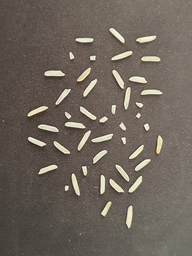
#> input picture rice_img1.png, 192 x 256 px, shrunk from 600 x 800 before the run; its folder holds only this picture in this run
$ python Assignment1.py --min_area 100 --input_filename rice_img1.png
#> lines starting #> are read from the running program, lines starting #| are printed output that depends on the picture; after the words box and inside, x2 and y2 are one past the last pixel; in counts of white or black regions, pixels touching at a corner belong together
# -*- coding: utf-8 -*-
"""
Created on Tue Sep 15 23:05:46 2020

@author:
"""

#......IMPORT .........
import argparse
import numpy as np
import cv2
import matplotlib.pyplot as plt
import matplotlib.pyplot as plt1
import matplotlib.pyplot as plt2
import matplotlib.pyplot as plt3
import statistics
import operator
import os
import glob


#Iso-data Intensity Thresholding
def task1(img1, output_folder, filename):
    gray = cv2.cvtColor(img1, cv2.COLOR_BGR2GRAY)
    meanval = cv2.mean(gray)
    initial_threshold = meanval[0]
    r_t = initial_threshold

    #calculate mean of white and black pixels
    new_threshold = 1
    iterations = []
    thresholds = []
    iterations.append(0)
    thresholds.append(initial_threshold)
    count = 0
    new_threshold = initial_threshold
    converged = False

    while(converged != True):
        img = gray.copy()
        r_t = new_threshold
        white_sum = black_sum = 0
        white_count = black_count = 0
        for i in range(img.shape[0]):
            for j in range(img.shape[1]):
                val = img[i,j]
                if val < r_t:
                    white_sum = white_sum + val
                    white_count = white_count + 1
                else:
                    black_sum = black_sum + val
                    black_count = black_count + 1
        white_mean = 0
        black_mean = 0
        if white_count != 0:
            white_mean = white_sum/white_count
        if black_count != 0:
            black_mean = black_sum/black_count
        previous_threshold = new_threshold
        new_threshold = (white_mean + black_mean) /2
        count = count + 1
        iterations.append(count)
        thresholds.append(new_threshold)
        x = abs(new_threshold - previous_threshold)
        if  x <= 0.01:
            converged = True

    r_t = new_threshold
    for x in range(gray.shape[0]):
        for y in range(gray.shape[1]):
            r = gray[x,y]
            if r < r_t:
                gray[x,y] = 255
            elif r >= r_t:
                gray[x,y] = 0

    file = filename[:-4] + '_Task1.png'
    val = round(r_t,1)
    text = 'Threshold Value ='+ str(val)

    plt.imshow(gray,'gray')
    plt.title(text)
    plt.xticks([]),plt.yticks([])
    plt.savefig(output_folder+'/'+file)
    plt.show()

    return gray, iterations, thresholds


def Median_Filter(data,size):
    x = data.shape[0]
    y = data.shape[1]
    f = size//2
    i = 0
    kernel = []
    while i < x:
        j = 0
        while j < y:
            for P1 in range(i - f, i + f + 1):
                for P2 in range(j - f, j + f + 1):
                    if ((P1 >= 0 and P1 < x) and (P2>=0 and P2< y)):
                        kernel.append(data[P1][P2])
                    else:
                        kernel.append(0)
            kernel.sort()
            pos = len(kernel)//2
            data[i][j] = kernel[pos]
            kernel = []
            j = j + 1
        i = i + 1
    return data


def task2(gray, output_folder, filename):
    filtered_image = Median_Filter(gray, 3)
    #filtered_image = cv2.medianBlur(gray, 5)
    cls = 1
    for x in range(0,filtered_image.shape[0]):
        for y in range(0,filtered_image.shape[1]):
            r = filtered_image[x][y]
            l = []
            #pixel is not the background, get its non-background neighbours
            if r == 0: #rice grain found
                if (x-1 >0 and x-1 < filtered_image.shape[0]-1) and (y-1 > 0 and y-1 < filtered_image.shape[1]-1):
                    if filtered_image[x-1][y-1] >= 0 and filtered_image[x-1][y-1] != 255:
                        l.append(filtered_image[x-1][y-1])
                if (x-1 >0 and x-1 < filtered_image.shape[0]-1) and (y > 0 and y < filtered_image.shape[1]-1):
                    if filtered_image[x-1][y] >= 0 and filtered_image[x-1][y] != 255:
                        l.append(filtered_image[x-1][y])
                if (x-1 >0 and x-1 < filtered_image.shape[0]-1) and (y+1 > 0 and y+1 < filtered_image.shape[1]-1):
                    if filtered_image[x-1][y+1] >= 0 and filtered_image[x-1][y+1] != 255:
                        l.append(filtered_image[x-1][y+1])
                if (x >0 and x < filtered_image.shape[0]-1) and (y-1 > 0 and y-1 < filtered_image.shape[1]-1):
                    if filtered_image[x][y-1] >=0 and filtered_image[x][y-1] != 255:
                        l.append(filtered_image[x][y-1])
                if (x >0 and x < filtered_image.shape[0]-1) and (y+1 > 0 and y+1 < filtered_image.shape[1]-1):
                    if filtered_image[x][y+1] >=0 and filtered_image[x][y+1] != 255:
                        l.append(filtered_image[x][y+1])
                if (x+1 >0 and x+1 < filtered_image.shape[0]-1) and (y-1 > 0 and y-1 < filtered_image.shape[1]-1):
                    if filtered_image[x+1][y-1] >=0 and filtered_image[x+1][y-1] != 255:
                        l.append(filtered_image[x+1][y-1])
                if (x+1 >0 and x+1 < filtered_image.shape[0]-1) and (y > 0 and y < filtered_image.shape[1]-1):
                    if filtered_image[x+1][y] >= 0 and filtered_image[x+1][y] != 255:
                        l.append(filtered_image[x+1][y])
                if (x+1 >0 and x+1 < filtered_image.shape[0]-1) and (y+1 > 0 and y+1 < filtered_image.shape[1]-1):
                    if filtered_image[x+1][y+1] >= 0 and filtered_image[x+1][y+1] != 255:
                        l.append(filtered_image[x+1][y+1])
                if len(l) != 0: #neighbors is empty
                    if max(l) == 0: #all black neighbors
                        filtered_image[x][y] = cls
                        cls = cls+1
                        if cls == 255:
                            cls = 256
                    else:
                        sorted_l = sorted(list(set(l)))
                        if sorted_l[0] == 0:
                            filtered_image[x][y] = sorted_l[1]
                        else:
                            filtered_image[x][y] = sorted_l[0]

    #Second Pass
    converged = False
    while converged == False:
        converged = True
        for x in range(0,filtered_image.shape[0]):
            for y in range(0,filtered_image.shape[1]):
                l = []
                if filtered_image[x][y] != 255:
                    if (x-1 >0 and x-1 < filtered_image.shape[0]-1) and (y-1 > 0 and y-1 < filtered_image.shape[1]-1):
                        if filtered_image[x-1][y-1] >= 0 and filtered_image[x-1][y-1] != 255:
                            l.append(filtered_image[x-1][y-1])
                    if (x-1 >0 and x-1 < filtered_image.shape[0]-1) and (y > 0 and y < filtered_image.shape[1]-1):
                        if filtered_image[x-1][y] >= 0 and filtered_image[x-1][y] != 255:
                            l.append(filtered_image[x-1][y])
                    if (x-1 >0 and x-1 < filtered_image.shape[0]-1) and (y+1 > 0 and y+1 < filtered_image.shape[1]-1):
                        if filtered_image[x-1][y+1] >= 0 and filtered_image[x-1][y+1] != 255:
                            l.append(filtered_image[x-1][y+1])
                    if (x >0 and x < filtered_image.shape[0]-1) and (y-1 > 0 and y-1 < filtered_image.shape[1]-1):
                        if filtered_image[x][y-1] >=0 and filtered_image[x][y-1] != 255:
                            l.append(filtered_image[x][y-1])
                    if (x >0 and x < filtered_image.shape[0]-1) and (y+1 > 0 and y+1 < filtered_image.shape[1]-1):
                        if filtered_image[x][y+1] >=0 and filtered_image[x][y+1] != 255:
                            l.append(filtered_image[x][y+1])
                    if (x+1 >0 and x+1 < filtered_image.shape[0]-1) and (y-1 > 0 and y-1 < filtered_image.shape[1]-1):
                        if filtered_image[x+1][y-1] >=0 and filtered_image[x+1][y-1] != 255:
                            l.append(filtered_image[x+1][y-1])
                    if (x+1 >0 and x+1 < filtered_image.shape[0]-1) and (y > 0 and y < filtered_image.shape[1]-1):
                        if filtered_image[x+1][y] >= 0 and filtered_image[x+1][y] != 255:
                            l.append(filtered_image[x+1][y])
                    if (x+1 >0 and x+1 < filtered_image.shape[0]-1) and (y+1 > 0 and y+1 < filtered_image.shape[1]-1):
                        if filtered_image[x+1][y+1] >= 0 and filtered_image[x+1][y+1] != 255:
                            l.append(filtered_image[x+1][y+1])
                    if len(l) != 0: #neighbors is empty
                        if filtered_image[x][y] != min(l):
                            converged = False
                            filtered_image[x][y] = min(l)
    kernels = []
    for x in range(0,filtered_image.shape[0]):
        for y in range(0,filtered_image.shape[1]):
            if filtered_image[x][y] != 255:
                kernels.append(filtered_image[x][y])

    kernel_areas = []
    unique_kernels = set(kernels)

    for k in unique_kernels:
        area = 0
        for x in range(0,filtered_image.shape[0]):
            for y in range(0,filtered_image.shape[1]):
                if filtered_image[x][y] == k:
                    area = area+1
        kernel_areas.append(area)
    #print("kernel areas ", kernel_areas)
    i = 0
    unique_kernelss = list(unique_kernels)
    unique_kernels_final = []
    for x in kernel_areas:
        if x>25:
            unique_kernels_final.append(unique_kernelss[i])
        i = i+1

    #val = round(len(set(kernels)),2)
    val = len(unique_kernels_final)
    text = "Number of rice kernels = " + str(val)
    filtered_image1 = filtered_image.copy()
    k = list(set(kernels))
    for x in range(0,filtered_image1.shape[0]):
        for y in range(0,filtered_image1.shape[1]):
            if filtered_image1[x][y] in k:
                filtered_image1[x][y] = 0

    #filtered_image_RGB = cv2.cvtColor(filtered_image1, cv2.COLOR_BGR2GRAY)
    plt1.imshow(filtered_image1, cmap='gray')
    plt1.title(text)
    plt1.xticks([]),plt.yticks([])
    file = filename[:-4] + '_Task2.png'
    plt1.savefig(output_folder+'/'+file)
    plt1.show()

    return filtered_image,kernels


def task3(kernels, filtered_image, filename, output_folder, min_area):
    kernel_areas = []
    unique_kernels = set(kernels)

    for k in unique_kernels:
        area = 0
        for x in range(0,filtered_image.shape[0]):
            for y in range(0,filtered_image.shape[1]):
                if filtered_image[x][y] == k:
                    area = area+1
        kernel_areas.append(area)

    min_area = max(kernel_areas)//2
    damaged_kernel_count = 0
    l4 = []
    total = len(kernel_areas)
    i = 0
    l5 = list(unique_kernels)
    for x in kernel_areas:
        if x<min_area:
            damaged_kernel_count = damaged_kernel_count+1
            l4.append(l5[i])
        i=i+1

    damaged_percentage = (damaged_kernel_count/total)*100
    #print("Number of damaged kernels : ", damaged_kernel_count)
    val = round(damaged_percentage,2)
    text = "Percentage of damaged kernels : " + str(val)

    #binary image excluding all damaged kernels
    for x in range(0,filtered_image.shape[0]):
        for y in range(0,filtered_image.shape[1]):
            if filtered_image[x][y] in l4:
                filtered_image[x][y] = 255

    for x in range(0,filtered_image.shape[0]):
        for y in range(0,filtered_image.shape[1]):
            if filtered_image[x][y] in l5:
                filtered_image[x][y] = 0

    #filtered_image_RGB = cv2.cvtColor(filtered_image, cv2.COLOR_BGR2GRAY)
    plt2.imshow(filtered_image, cmap='gray')
    plt2.title(text)
    plt2.xticks([]),plt.yticks([])
    file = filename[:-4] + '_Task3.png'
    plt2.savefig(output_folder+'/'+file)
    plt2.show()


#calling the three tasks
my_parser = argparse.ArgumentParser()
my_parser.add_argument('-o','--OP_folder', type=str,help='Output folder name', default = 'OUTPUT')
my_parser.add_argument('-m','--min_area', type=int,action='store', required = True, help='Minimum pixel area to be occupied, to be considered a whole rice kernel')
my_parser.add_argument('-f','--input_filename', type=str,action='store', required = True, help='Filename of image ')
# Execute parse_args()
args = my_parser.parse_args()

file = args.input_filename
min_area = int(args.min_area)
output_folder = args.OP_folder

if os.path.isdir('./'+output_folder) == False:
    os.mkdir(output_folder)

img1 = cv2.imread(file, 1)
#> img1 is the input picture: shape (256, 192, 3); mean B, G, R 91.2, 100.5, 109.5

#task1
gray, iterations, thresholds = task1(img1, output_folder, file)
#> in task1, `gray = cv2.cvtColor(img1, cv2.COLOR_BGR2GRAY)`:
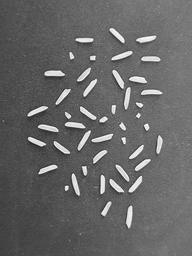
#> gray: shape (256, 192); min 36, max 254, mean 102.1
#> in task1, `meanval = cv2.mean(gray)`: meanval = (102.1, 0, 0, 0)
#> in task1, `initial_threshold = meanval[0]`: initial_threshold = 102.1
#> the loop in task1, `while(converged != True):` made 10 passes
#> (r_t, previous_threshold, x) on pass 1: (102.1, 102.1, 4.2)
#> after the loop in task1, `while(converged != True):`: count = 10; iterations = [0, 1, 2, 3, 4, 5, 6, 7, 8, 9, 10]; thresholds = [102.1, 106.3, 109.7, 113.1, 118.9, 130.5, 151.9, 155.9, 156.5, 156.6, 156.6]
#> after the loop in task1, `for x in range(gray.shape[0]):`:
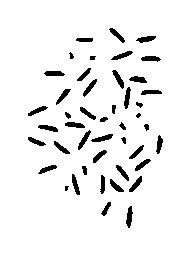
#> gray: shape (256, 192); 93.9% white; 45 black regions (2 under 20 px), largest, box (x1, y1, x2, y2) and area: (126, 206, 133, 228) 96, (112, 70, 124, 89) 93, (91, 134, 113, 142) 93
#> iterations = [0, 1, 2, 3, 4, 5, 6, 7, 8, 9, 10]
#display iterations vs threshold curve
plt1.xticks(iterations)
plt1.plot(iterations, thresholds)
plt1.show()
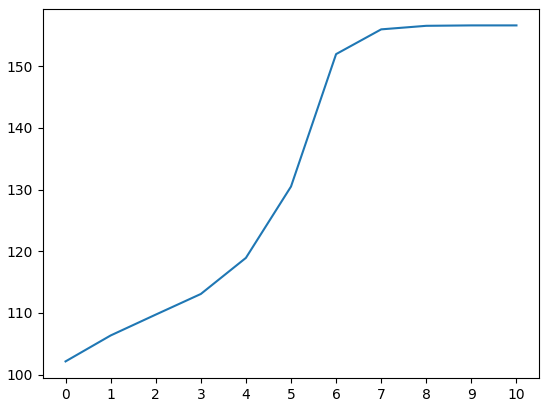
#> figure drawn by matplotlib, 1 panel; curve peaks at x = 9, y = 156.6

#task2
filtered_image, kernels = task2(gray, output_folder, file)
#> after the loop in Median_Filter, `while i < x:`:
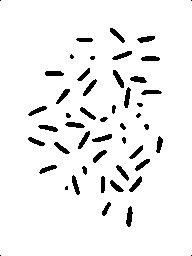
#> data: shape (256, 192); 94.2% white; 49 black regions (9 under 20 px), largest, box (x1, y1, x2, y2) and area: (126, 206, 133, 227) 93, (113, 70, 124, 88) 91, (92, 134, 112, 142) 89
#> after the loop in Median_Filter, `while i < x:`: i = 256
#> after the loop in task2, `for x in range(0,filtered_image.shape[0]):`:
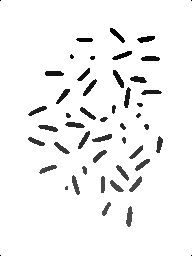
#> filtered_image: shape (256, 192); 5.81% of pixels changed, all inside (x1, y1, x2, y2) = (28, 28, 163, 227)
#> after the loop in task2, `for x in range(0,filtered_image.shape[0]):`: cls = 77
#> after the loop in task2, `for x in range(0,filtered_image.shape[0]):`: kernels = 2862 values, max 76 at index 2728, min 0 at index 0, mean 38.96
#> in task2, `unique_kernels = set(kernels)`: unique_kernels = 46 items
#> the loop in task2, `for k in unique_kernels:` made 46 passes
#> k on passes 5 to 12: 6, 9, 12, 14, 16, 17, 18, 19
#> after the loop in task2, `for k in unique_kernels:`: kernel_areas = 46 values, max 93 at index 45, min 4 at index 0, mean 62.22
#> in task2, `unique_kernelss = list(unique_kernels)`: unique_kernelss = 46 values from 0 to 76
#> the loop in task2, `for x in kernel_areas:` made 46 passes
#> x on passes 1 to 8: 4, 83, 83, 61, 84, 14, 17, 83
#> after the loop in task2, `for x in kernel_areas:`: i = 46; unique_kernels_final = 37 values from 1 to 76
#> in task2, `val = len(unique_kernels_final)`: val = 37
#> in task2, `text = "Number of rice kernels = " + str(val)`: text = 'Number of rice kernels = 37'
#> in task2, `k = list(set(kernels))`: k = 46 values from 0 to 76

#task3
task3(kernels, filtered_image, file, output_folder, min_area)
#> in task3, `unique_kernels = set(kernels)`: unique_kernels = 46 items
#> the loop in task3, `for k in unique_kernels:` made 46 passes
#> in task3, `min_area = max(kernel_areas)//2`: min_area = 46
#> in task3, `l5 = list(unique_kernels)`: l5 = 46 values from 0 to 76
#> the loop in task3, `for x in kernel_areas:` made 46 passes
#> after the loop in task3, `for x in kernel_areas:`: damaged_kernel_count = 13; i = 46; l4 = [0, 9, 12, 26, 27, 35, 36, 37, 40, 41, 51, 67, 74]
#> in task3, `damaged_percentage = (damaged_kernel_count/total)*100`: damaged_percentage = 28.26
#> in task3, `text = "Percentage of damaged kernels : " + str(val)`: text = 'Percentage of damaged kernels : 28.26'
#> after the loop in task3, `for x in range(0,filtered_image.shape[0]):`:
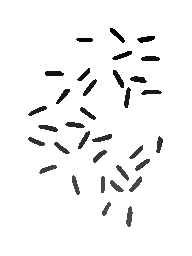
#> filtered_image: shape (256, 192); min 1, max 255, mean 243.6
#> after the loop in task3, `for x in range(0,filtered_image.shape[0]):`:
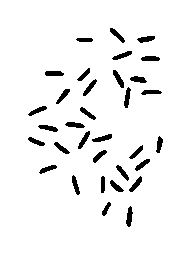
#> filtered_image: shape (256, 192); 94.7% white; 33 black regions, largest, box (x1, y1, x2, y2) and area: (126, 206, 133, 227) 93, (113, 70, 124, 88) 91, (92, 134, 112, 142) 89

$ run again, on rice_img2.png
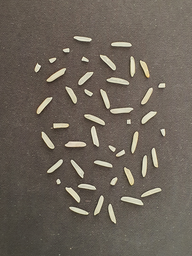
#> input picture rice_img2.png, 192 x 256 px, shrunk from 600 x 800 before the run
#> img1 is the input picture: shape (256, 192, 3); mean B, G, R 88.6, 98.6, 107.5
#> meanval = (100.1, 0, 0, 0)
#> initial_threshold = 100.1
#> the loop in task1, `while(converged != True):` made 9 passes
#> (r_t, previous_threshold, x) on pass 1: (100.1, 100.1, 5.02)
#> after the loop in task1, `while(converged != True):`: count = 9; iterations = [0, 1, 2, 3, 4, 5, 6, 7, 8, 9]; thresholds = [100.1, 105.1, 109.7, 114.8, 123.8, 142.2, 148.8, 149.6, 149.7, 149.7]
#> after the loop in task1, `for x in range(gray.shape[0]):`:
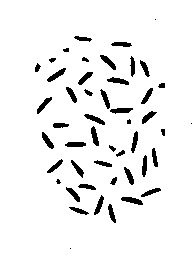
#> gray: shape (256, 192); 93.8% white; 48 black regions (5 under 20 px), largest, box (x1, y1, x2, y2) and area: (121, 197, 143, 205) 104, (47, 68, 66, 82) 100, (107, 77, 129, 85) 97
#> `gray, iterations, thresholds = task1(img1, output_folder, file)`: iterations = [0, 1, 2, 3, 4, 5, 6, 7, 8, 9]
#> after the loop in Median_Filter, `while i < x:`: i = 256
#> after the loop in task2, `for x in range(0,filtered_image.shape[0]):`: cls = 67
#> after the loop in task2, `for x in range(0,filtered_image.shape[0]):`: kernels = 2893 values, max 66 at index 2723, min 0 at index 0, mean 34.7
#> in task2, `unique_kernels = set(kernels)`: unique_kernels = 46 items
#> the loop in task2, `for k in unique_kernels:` made 46 passes
#> k on passes 5 to 12: 6, 7, 8, 9, 10, 11, 12, 16
#> after the loop in task2, `for k in unique_kernels:`: kernel_areas = 46 values, max 103 at index 43, min 4 at index 0, mean 62.89
#> unique_kernelss = 46 values from 0 to 66
#> the loop in task2, `for x in kernel_areas:` made 46 passes
#> x on passes 1 to 8: 4, 57, 75, 15, 93, 21, 68, 18
#> after the loop in task2, `for x in kernel_areas:`: i = 46; unique_kernels_final = 37 values from 1 to 66
#> in task2, `val = len(unique_kernels_final)`: val = 37
#> in task2, `text = "Number of rice kernels = " + str(val)`: text = 'Number of rice kernels = 37'
#> in task2, `k = list(set(kernels))`: k = 46 values from 0 to 66
#> in task3, `unique_kernels = set(kernels)`: unique_kernels = 46 items
#> the loop in task3, `for k in unique_kernels:` made 46 passes
#> min_area = 51
#> total = 46
#> l5 = 46 values from 0 to 66
#> the loop in task3, `for x in kernel_areas:` made 46 passes
#> after the loop in task3, `for x in kernel_areas:`: damaged_kernel_count = 13; i = 46; l4 = [0, 4, 7, 9, 11, 22, 25, 35, 38, 42, 44, 52, 54]
#> damaged_percentage = 28.26
#> in task3, `text = "Percentage of damaged kernels : " + str(val)`: text = 'Percentage of damaged kernels : 28.26'
#> after the loop in task3, `for x in range(0,filtered_image.shape[0]):`:
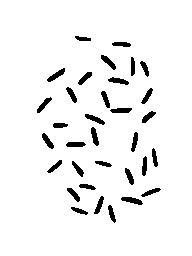
#> filtered_image: shape (256, 192); 94.6% white; 33 black regions, largest, box (x1, y1, x2, y2) and area: (121, 197, 143, 205) 103, (47, 68, 65, 82) 98, (85, 114, 105, 125) 94

$ run again, on rice_img6.png
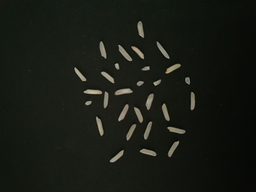
#> input picture rice_img6.png, 256 x 192 px, shrunk from 600 x 450 before the run
#> img1 is the input picture: shape (192, 256, 3); mean B, G, R 20.5, 27.4, 23.9
#> meanval = (25.62, 0, 0, 0)
#> initial_threshold = 25.62
#> the loop in task1, `while(converged != True):` made 7 passes
#> (r_t, previous_threshold, x) on pass 1: (25.62, 25.62, 3.05)
#> after the loop in task1, `while(converged != True):`: count = 7; iterations = [0, 1, 2, 3, 4, 5, 6, 7]; thresholds = [25.62, 28.67, 40.47, 69.88, 75.55, 76.43, 76.57, 76.57]
#> after the loop in task1, `for x in range(gray.shape[0]):`:
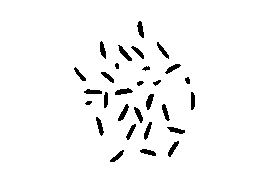
#> gray: shape (192, 256); 96.5% white; 29 black regions, largest, box (x1, y1, x2, y2) and area: (118, 45, 132, 61) 83, (115, 88, 133, 95) 80, (118, 104, 129, 121) 80
#> `gray, iterations, thresholds = task1(img1, output_folder, file)`: iterations = [0, 1, 2, 3, 4, 5, 6, 7]
#> after the loop in Median_Filter, `while i < x:`: i = 192
#> after the loop in task2, `for x in range(0,filtered_image.shape[0]):`: cls = 41
#> after the loop in task2, `for x in range(0,filtered_image.shape[0]):`: kernels = 1635 values, max 38 at index 1484, min 0 at index 0, mean 20.31
#> in task2, `unique_kernels = set(kernels)`: unique_kernels = 30 items
#> the loop in task2, `for k in unique_kernels:` made 30 passes
#> k on passes 9 to 16: 10, 12, 13, 14, 15, 16, 19, 20
#> after the loop in task2, `for k in unique_kernels:`: kernel_areas = 30 values, max 79 at index 4, min 4 at index 0, mean 54.5
#> unique_kernelss = 30 values from 0 to 38
#> the loop in task2, `for x in kernel_areas:` made 30 passes
#> x on passes 1 to 8: 4, 73, 65, 61, 79, 60, 18, 64
#> after the loop in task2, `for x in kernel_areas:`: i = 30; unique_kernels_final = [1, 2, 3, 4, 5, 7, 12, 13, 19, 20, 23, 24, 25, 27, 28, 29, 30, 31, 32, 34, 35, 37, 38]
#> in task2, `val = len(unique_kernels_final)`: val = 23
#> in task2, `text = "Number of rice kernels = " + str(val)`: text = 'Number of rice kernels = 23'
#> in task2, `k = list(set(kernels))`: k = 30 values from 0 to 38
#> in task3, `unique_kernels = set(kernels)`: unique_kernels = 30 items
#> the loop in task3, `for k in unique_kernels:` made 30 passes
#> min_area = 39
#> total = 30
#> l5 = 30 values from 0 to 38
#> the loop in task3, `for x in kernel_areas:` made 30 passes
#> after the loop in task3, `for x in kernel_areas:`: damaged_kernel_count = 7; i = 30; l4 = [0, 6, 10, 14, 15, 16, 26]
#> damaged_percentage = 23.33
#> in task3, `text = "Percentage of damaged kernels : " + str(val)`: text = 'Percentage of damaged kernels : 23.33'
#> after the loop in task3, `for x in range(0,filtered_image.shape[0]):`:
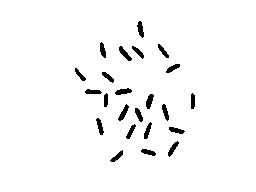
#> filtered_image: shape (192, 256); 96.9% white; 23 black regions, largest, box (x1, y1, x2, y2) and area: (119, 46, 132, 61) 79, (118, 104, 129, 121) 78, (115, 88, 132, 95) 77
